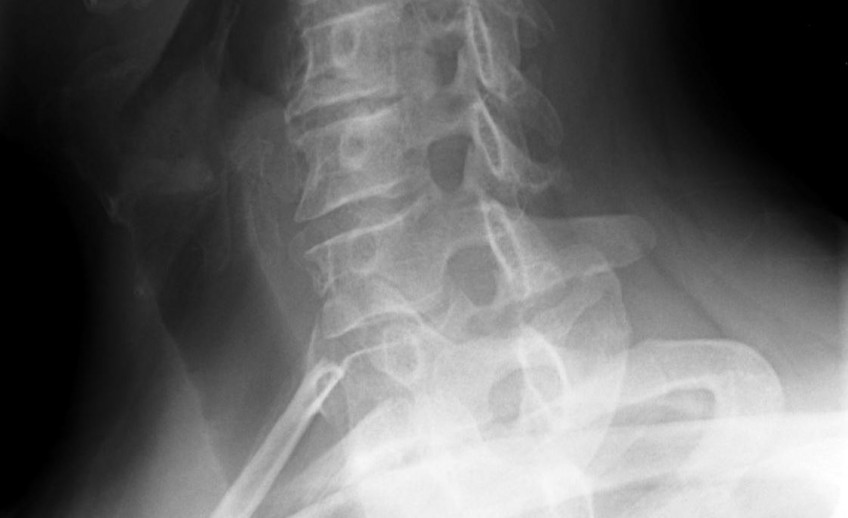
#> input picture project_image_classification/test_images/Rx_medical.jpg, 848 x 518 px; its folder holds only this picture in this run
$ jupyter execute --allow-errors class_images.ipynb   (shell and % lines are left out)   (older library calls are emulated)
#> lines starting #> are read from the running program, lines starting #| are printed output that depends on the picture; after the words box and inside, x2 and y2 are one past the last pixel; in counts of white or black regions, pixels touching at a corner belong together
### project_image_classification/Utilities.py
import os
import sys
from math import *
import numpy as np
import pandas as pd
import time
import csv
from scipy.stats.stats import pearsonr
from scipy.stats.stats import spearmanr
import scipy
import string
import imagehash
from os import listdir
from os.path import isfile, join
import scipy.optimize as optimization
import PIL
import warnings
from joblib import Parallel, delayed
from PIL import Image

xpix = 299
ypix = 299
white_th = 20
black_th = 235
xsplit = 3
ysplit = 3
select = [0,2,4,6,8]
suffix = ['_'+i for i in string.ascii_uppercase]

def RGBtoHSV_C(img):
    img = img / 255.0

    r, g, b = img[:,:,0], img[:,:,1], img[:,:,2]
    m, M = np.min(img[:,:,:3], 2), np.max(img[:,:,:3], 2)
    d = M - m

    # Chroma
    c = d
    # Value (Brightness)
    v = M
    # Hue
    h = np.select([c ==0, r == M, g == M, b == M], [0, ((g - b) / c) % 6, (2 + ((b - r) / c)), (4 + ((r - g) / c))], default=0) * 60
    # Saturation (HSV)
    s = np.select([c == 0, c != 0], [0, c/v])

    # Lightness
    l=0.5*(v*(2-s))

    # Saturation (HSL)
    s_l=v*s/(1-np.abs(2*l-1))

    return (h,s,v,c,l,s_l)

# [15 lines left out: function hash_RGB, not called in this run]

def func_fit(x, a, b):
    return a*x + b

def feature_eng_dict(img, suff):

    dict_func = {}

    height, width, channels = img.shape

    blue = img[:,:,0]
    green = img[:,:,1]
    red = img[:,:,2]

    # ncolor img
    img_flat = np.reshape(img, (height*width, 3))
    num_col = sum(np.unique(img_flat))
    dict_func['ncolor'+suff] = num_col

    # color balancing img
    R_G_diff = sum(sum(red))-sum(sum(green))
    R_B_diff = sum(sum(red))-sum(sum(blue))
    G_B_diff = sum(sum(green))-sum(sum(blue))

    dict_func['R_G_diff'+suff] = R_G_diff
    dict_func['R_B_diff'+suff] = R_B_diff
    dict_func['G_B_diff'+suff] = G_B_diff

    # BW img
    tot_px=height*width    # number of pixels
    white_perc = np.sum(np.sum(np.sum(img > white_th,axis=2)==3))/tot_px/3.0
    black_perc = np.sum(np.sum(np.sum(img < black_th,axis=2)==3))/tot_px/3.0

    dict_func['white_perc'+suff] = white_perc
    dict_func['black_perc'+suff] = black_perc

    # gray img
    cond = (img<=black_th) & (img>=white_th)
    gray_perc = np.sum(np.sum(np.sum(cond,axis=2)==3))/tot_px/3.0

    dict_func['gray_perc'+suff] = gray_perc

    # HSV, HSL img
    h,s,v,c,l,s_l=RGBtoHSV_C(img)

    h_mean=np.nanmean(h)
    s_mean=np.nanmean(s)
    v_mean=np.nanmean(v)
    c_mean=np.nanmean(c)
    l_mean=np.nanmean(l)
    s_l_mean=np.nanmean(s_l)

    h_median=np.nanmedian(h)
    s_median=np.nanmedian(s)
    v_median=np.nanmedian(v)
    c_median=np.nanmedian(c)
    l_median=np.nanmedian(l)
    s_l_median=np.nanmedian(s_l)

    h_var=np.nanvar(h)
    s_var=np.nanvar(s)
    v_var=np.nanvar(v)
    c_var=np.nanvar(c)
    l_var=np.nanvar(l)
    s_l_var=np.nanvar(s_l)

    dict_func['h_mean'+suff] = h_mean
    dict_func['s_mean'+suff] = s_mean
    dict_func['v_mean'+suff] = v_mean
    dict_func['c_mean'+suff] = c_mean
    dict_func['l_mean'+suff] = l_mean
    dict_func['s_l_mean'+suff] = s_l_mean

    dict_func['h_median'+suff] = h_median
    dict_func['s_median'+suff] = s_median
    dict_func['v_median'+suff] = v_median
    dict_func['c_median'+suff] = c_median
    dict_func['l_median'+suff] = l_median
    dict_func['s_l_median'+suff] = s_l_median

    dict_func['h_var'+suff] = h_var
    dict_func['s_var'+suff] = s_var
    dict_func['v_var'+suff] = v_var
    dict_func['c_var'+suff] = c_var
    dict_func['l_var'+suff] = l_var
    dict_func['s_l_var'+suff] = s_l_var

    biasx = np.zeros(shape=(width,height))
    biasy = np.zeros(shape=(width,height))
    biasx[:,:] = 20
    biasy[:,:] = -20

    distq_RG0 = 2.0*np.sum((red - green)**2)
    distq_RB0 = 2.0*np.sum((red - blue)**2)

    distq_RG1 = np.sum((red - green + biasy)**2) + np.sum((red - green - biasx)**2)
    distq_RB1 = np.sum((red - blue + biasy)**2) + np.sum((red - blue - biasx)**2)

    distq_RG2 = np.sum((red - green + biasx)**2) + np.sum((red - green - biasy)**2)
    distq_RB2 = np.sum((red - blue + biasx)**2) + np.sum((red - blue - biasy)**2)

    dict_func['distq_RG0'+suff] = distq_RG0
    dict_func['distq_RB0'+suff] = distq_RB0

    dict_func['distq_RG1'+suff] = distq_RG1
    dict_func['distq_RB1'+suff] = distq_RB1

    dict_func['distq_RG2'+suff] = distq_RG2
    dict_func['distq_RB2'+suff] = distq_RB2

    return dict_func

### project_image_classification/class_images.ipynb
# Introduction

**Problem Description**: we have a ton of unclassified images containing either a document (scanned or in a photo),
a colour photo or a RX medical image (again scanned or in a photo).

**Goal**: classify all these in the three classes, in order to unload human work.

**Questions to be addressed**

Why is this task so easy for a human eye?
How can we transfer to skill to a computer?
How can we differentiate for example between a RX medical image and a colour photo?
Which are the features that can help differentiate them?
Can we do this job without the use of convolutional neural networks?

**Ready? Let's solve this!**


 **1.** First, we create a grid to divide each image into nine squares:

[cell 1]
import string

xpix, ypix = 299, 299          # number of x and y pixels into which resizing the original images
white_th, black_th = 235, 20   # threshold to define white and black in grey scale
xsplit, ysplit = 3, 3          # number of splits in x and y direcitons
select = [0,2,4,6,8]           # select squares
suffix = ['_'+i for i in string.ascii_uppercase]  # suffix for features

**2.** Next, We create a list with the names of the test images:

[cell 2]
import os
from os import *

fol = r'./test_images'+os.sep  # define path where test images are stored
included_extensions = ['jpg', 'jpeg', 'tif', 'gif']  # extensions of the images
file = [fn for fn in listdir(fol) if any(fn.endswith(ext) for ext in included_extensions)]  # file names

**3.** Let's define a function to load the images, apply the grid and compute the features:
* Feature engineering is done via "feature_eng_dict" function, which can be inspected in the utils.py

[cell 3]
from Utilities import *

def par_job_dict(ifil):
#> called with ifil = 'Rx_medical.jpg'
    dict_temp = {}

    img = Image.open(fol+ifil)
#> img is the input picture: PIL image 848x518 RGB; min 0, max 255, mean 103
    img = img.resize((xpix,ypix), PIL.Image.ANTIALIAS)
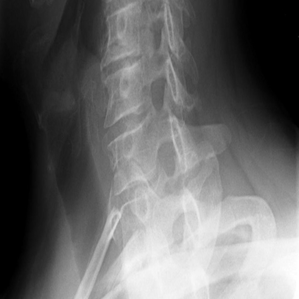
#> img: PIL image 299x299 RGB; min 0, max 255, mean 103
    img = img.convert('RGB')
    img = np.array(img)

    dict_temp['fn'] = str(ifil)

    dict_func = feature_eng_dict(img, '_TOT')
#> in feature_eng_dict, `num_col = sum(np.unique(img_flat))`: num_col = 32640
#> in feature_eng_dict, `R_G_diff = sum(sum(red))-sum(sum(green))`: R_G_diff = 0
#> in feature_eng_dict, `white_perc = np.sum(np.sum(np.sum(img > white_th,axis=2)==3))/tot_px/3.0`: white_perc = 0.272
#> in feature_eng_dict, `black_perc = np.sum(np.sum(np.sum(img < black_th,axis=2)==3))/tot_px/3.0`: black_perc = 0.316
#> in feature_eng_dict, `cond = (img<=black_th) & (img>=white_th)`:
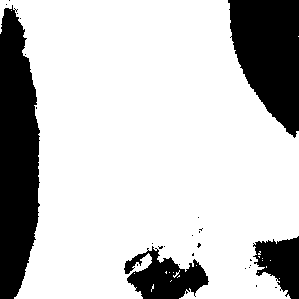
#> cond: shape (299, 299, 3) bool; 77.1% white; 27 black regions (23 under 20 px), largest, box (x1, y1, x2, y2) and area: (0, 5, 40, 299) 9199, (228, 0, 299, 138) 6912, (124, 246, 209, 299) 2493, (253, 236, 299, 299) 1847
#> in feature_eng_dict, `gray_perc = np.sum(np.sum(np.sum(cond,axis=2)==3))/tot_px/3.0`: gray_perc = 0.257
#> in RGBtoHSV_C, `d = M - m`: d: shape (299, 299) float64; every value is 0
#> in RGBtoHSV_C, `s_l=v*s/(1-np.abs(2*l-1))`: s_l: shape (299, 299) float64; 10.17% of the values are NaN or infinite; the others: min 0, max 0, mean 0
#> in feature_eng_dict, `h_mean=np.nanmean(h)`: h_mean = 0
#> in feature_eng_dict, `v_mean=np.nanmean(v)`: v_mean = 0.404
#> in feature_eng_dict, `c_mean=np.nanmean(c)`: c_mean = 0
#> in feature_eng_dict, `l_mean=np.nanmean(l)`: l_mean = 0.404
#> in feature_eng_dict, `s_l_mean=np.nanmean(s_l)`: s_l_mean = 0
#> in feature_eng_dict, `v_median=np.nanmedian(v)`: v_median = 0.384
#> in feature_eng_dict, `c_median=np.nanmedian(c)`: c_median = 0
#> in feature_eng_dict, `l_median=np.nanmedian(l)`: l_median = 0.384
#> in feature_eng_dict, `s_l_median=np.nanmedian(s_l)`: s_l_median = 0
#> in feature_eng_dict, `v_var=np.nanvar(v)`: v_var = 0.0933
#> in feature_eng_dict, `c_var=np.nanvar(c)`: c_var = 0
#> in feature_eng_dict, `l_var=np.nanvar(l)`: l_var = 0.0933
#> in feature_eng_dict, `s_l_var=np.nanvar(s_l)`: s_l_var = 0
#> in feature_eng_dict, `distq_RG1 = np.sum((red - green + biasy)**2) + np.sum((red - green - b..`: distq_RG1 = 71520800
#> dict_func = 31 items
    dict_temp.update(dict_func)

    # divide img in subimg
    height, width, channels = img.shape
#> height = 299; width = 299; channels = 3
    xticks = [round(i*1.0/xsplit*width) for i in range(xsplit)]
#> xticks = [0, 100, 199]
    xticks.append(width)
    yticks = [round(i*1.0/xsplit*height) for i in range(ysplit)]
#> yticks = [0, 100, 199]
    yticks.append(height)
    subimg = list(range(len(select)))

    for isel in range(0,len(select)):
        row = int((select[isel])/xsplit)
        col = (select[isel])%xsplit
        subimg[isel] = img[xticks[row]:xticks[row+1],yticks[col]:yticks[col+1]]

        dict_func = feature_eng_dict(subimg[isel], suffix[isel])

        dict_temp.update(dict_func)
#> this loop made 5 passes
#> (num_col in feature_eng_dict, white_perc in feature_eng_dict, black_perc in feature_eng_dict, gray_perc in feature_eng_dict, v_mean in feature_eng_dict, l_mean in feature_eng_dict, v_median in feature_eng_dict, l_median in feature_eng_dict) on passes 1 to 5: (4278, 0.247, 0.333, 0.253, 0.131, 0.131, 0.125, 0.125), (2929, 0.128, 0.333, 0.131, 0.0694, 0.0694, 0.0235, 0.0235), (23406, 0.333, 0.333, 0.333, 0.571, 0.571, 0.576, 0.576), (21945, 0.23, 0.333, 0.232, 0.259, 0.259, 0.22, 0.22), (21614, 0.333, 0.26, 0.266, 0.85, 0.85, 0.859, 0.859)
#> pass 1, in feature_eng_dict (call 2), `blue = img[:,:,0]`:
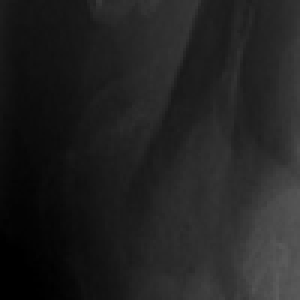
#> blue: shape (100, 100) (shown 3 times larger); min 0, max 92, mean 33.4
#> pass 1, in feature_eng_dict (call 2), `cond = (img<=black_th) & (img>=white_th)`:
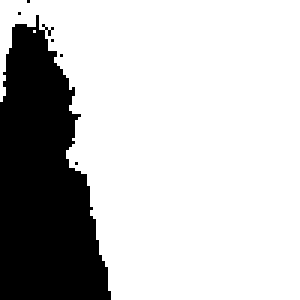
#> cond: shape (100, 100, 3) bool (shown 3 times larger); 76% white; 6 black regions (5 under 20 px), largest, box (x1, y1, x2, y2) and area: (0, 5, 37, 100) 2395
#> after the loop, dict_temp = 187 items; subimg = 5 items

    return dict_temp

**4.** Now we call the previous function in parallel, for computational speed.
* The Parallel function only works in a Linux environment
* Parallel is a easy to use front-end for multiprocessing backend

[cell 4]
from joblib import Parallel, delayed
import PIL
from PIL import Image
import numpy as np
from Utilities import *
np.seterr(divide='ignore', invalid='ignore')

num_cores = 8   # number of cores to use
out = Parallel(n_jobs=num_cores, backend = 'multiprocessing', pre_dispatch = '3*n_jobs', verbose=1,
                   batch_size = 1, max_nbytes='10G',)(delayed(par_job_dict)(ifil) for ifil in file)
#> out = 1 item

df = pd.DataFrame(out)
#> df = table of 1 rows and 187 columns

**5.** Create df with predictors

[cell 5]
feat = ['ncolor','R_G_diff','R_B_diff','G_B_diff','white_perc','black_perc','gray_perc',
        'h_mean','s_mean','v_mean','c_mean','l_mean','s_l_mean','h_median','s_median',
        'v_median','c_median','l_median','s_l_median','h_var','s_var','v_var','c_var',
        'l_var','s_l_var','distq_RG0','distq_RB0','distq_RG1','distq_RB1','distq_RG2',
        'distq_RB2']

cl = ['_TOT'] + suffix[:len(select)]
X = ['fn']

for el in feat:
    c = [el + x  for x in cl]
    X.extend(c)

df = df[X]

**6.** **Done!** You are ready to predict with our **"xgb_17k_final_prob.model"** model on your own set of similar data

Or you can train it on your very specific data set by providing a response (y) variable

simply train a ex-novo model instead of using the provided one.

## Empirical predictive example

**7.** Let's import our pre-trained model

[cell 6]
import xgboost as xgb
import warnings
warnings.filterwarnings("ignore") # ignore deprecation warning

#> (the rest of this cell did not finish here and is left out)

**8.** let's plot 3 images we want to predict, noting that:
* 0: Color
* 1: RX
* 2: Text

[cell 7]
import matplotlib.pyplot as plt
from PIL import Image

#> (the rest of this cell did not finish here and is left out)

**9.** We are now ready to predict and print our output

#> (a cell that did not finish here is left out)

$ run again, on project_image_classification/test_images/dog.jpg
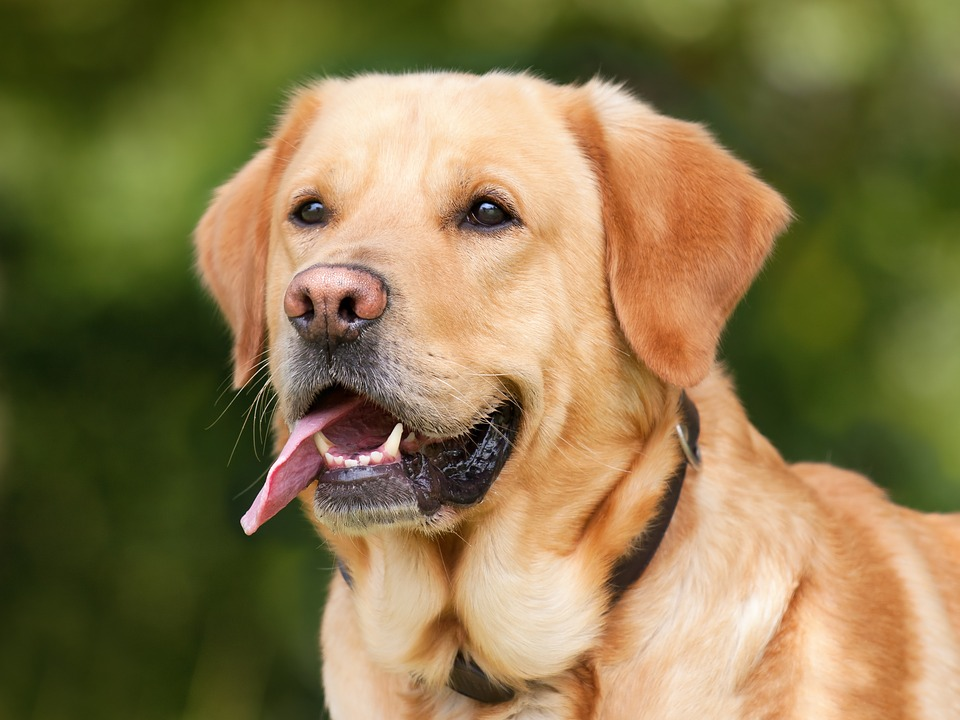
#> input picture project_image_classification/test_images/dog.jpg, 960 x 720 px
#> in par_job_dict, img is the input picture: PIL image 960x720 RGB; mean R, G, B 136.3, 119.6, 76.2
#> num_col = 32640
#> R_G_diff = 362
#> R_B_diff = 1667
#> G_B_diff = 1305
#> white_perc = 0.248
#> black_perc = 0.29
#> gray_perc = 0.212
#> h_mean = 55.61
#> s_mean = 0.538
#> v_mean = 0.555
#> c_mean = 0.257
#> l_mean = 0.427
#> s_l_mean = 0.538
#> h_median = 57.07
#> s_median = 0.565
#> v_median = 0.498
#> c_median = 0.239
#> l_median = 0.367
#> s_l_median = 0.56
#> h_var = 1952.4
#> s_var = 0.0405
#> v_var = 0.0851
#> c_var = 0.0136
#> l_var = 0.068
#> s_l_var = 0.0268
#> distq_RG0 = 20894296
#> distq_RB0 = 19955622
#> distq_RG1 = 6.46e+09
#> distq_RB1 = 5.68e+09
#> distq_RG2 = 9.43e+09
#> distq_RB2 = 8.47e+09
#> in par_job_dict, `dict_func = feature_eng_dict(img, '_TOT')`: dict_func = 31 items
#> the loop in par_job_dict, `for isel in range(0,len(select)):` made 5 passes
#> (num_col in feature_eng_dict, R_G_diff in feature_eng_dict, R_B_diff in feature_eng_dict, G_B_diff in feature_eng_dict, white_perc in feature_eng_dict, black_perc in feature_eng_dict, gray_perc in feature_eng_dict, h_mean in feature_eng_dict) on passes 1 to 5: (31626, 410, -985, -1395, 0.236, 0.326, 0.232, 65.31), (30092, 756, -139, -895, 0.302, 0.331, 0.308, 59.24), (32640, 593, 212, -381, 0.315, 0.265, 0.254, 51.37), (31486, 1347, 631, -716, 0.0617, 0.332, 0.0726, 77.13), (32364, 1984, 1647, -337, 0.333, 0.208, 0.219, 29.92)
#> pass 1, in feature_eng_dict (call 2), `red = img[:,:,2]`:
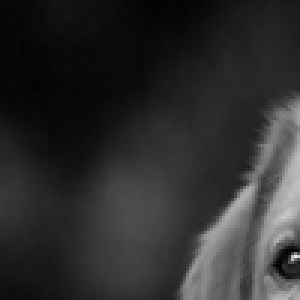
#> red: shape (100, 100) (shown 3 times larger); min 0, max 228, mean 45.1
#> pass 1, in feature_eng_dict (call 2), `cond = (img<=black_th) & (img>=white_th)`:
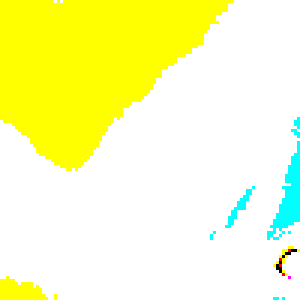
#> cond: shape (100, 100, 3) bool (shown 3 times larger); mean of channels 0, 1, 2 0.979, 0.999, 0.715; drawn as R, G, B
#> after the loop in par_job_dict, `for isel in range(0,len(select)):`: dict_temp = 187 items; subimg = 5 items
#> out = 1 item
#> df = table of 1 rows and 187 columns
